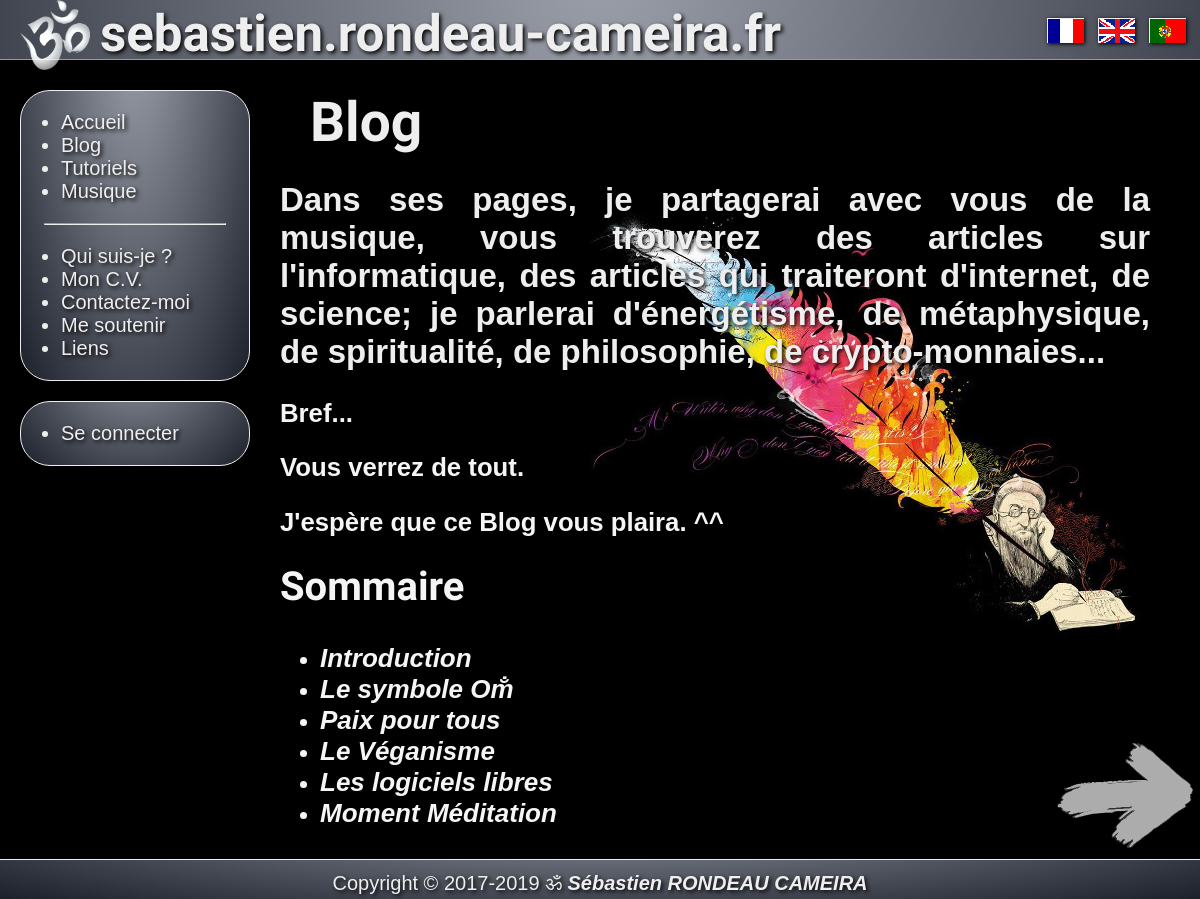
Screenshot of /?page=blog with the database file from the repository.
### tables this page shows
CREATE TABLE IF NOT EXISTS `site_fr` (
`id` int(11) NOT NULL,
  `slug` varchar(10) NOT NULL,
  `title` varchar(50) NOT NULL,
  `text` longtext NOT NULL
);

CREATE TABLE IF NOT EXISTS `blog` (
`id` int(11) NOT NULL,
  `date` timestamp NOT NULL DEFAULT CURRENT_TIMESTAMP,
  `title` varchar(255) NOT NULL,
  `text` longtext NOT NULL
);

### public_html/index.php (called while the page is built, shortened)
<?php
    require('includes/inc_gestion_lang.php');
    require('includes/inc_db_connexion.php');
    require('includes/inc_gestion_cookie.php');
    if($lang == 'fr') {
        $req = $pdo->prepare("SELECT * FROM site_fr WHERE slug = :slug");
    } elseif($lang == 'en') {
        $req = $pdo->prepare("SELECT * FROM site_en WHERE slug = :slug");
    } elseif($lang == 'pt') {
        $req = $pdo->prepare("SELECT * FROM site_pt WHERE slug = :slug");
    }
    if (!empty($_GET['page'])) {
        $slug = $_GET['page'];
    }
    else {
        $slug = "home";
        $og_type = "website";
    }
    $req->execute(['slug' => $slug]);
    $page = $req->fetch();
    $title = $page->title;
    $text = $page->text;
    require('includes/inc_head.php');
    require('includes/inc_header.php');
    require('includes/inc_block_menu.php');
    require('includes/inc_page_'.$slug.'.php');
    require('includes/inc_footer.php');

### public_html/includes/inc_gestion_lang.php (called while the page is built, shortened)
<?php
    if(isset($_SESSION['lang'])) {
        if($_SESSION['lang'] == 'en') {
            $_SESSION['lang'] = 'en';
            $lang = "en";
        } elseif($_SESSION['lang'] == 'pt') {
            $_SESSION['lang'] = 'pt';
            $lang = "pt";
        } else {
            $_SESSION['lang'] = "fr";
            $lang = "fr";
        }
    } else {
        $lang = "fr";
    }

### public_html/includes/inc_page_blog.php (the view)
        <article>
            <div class="title"><?php echo $title; ?></div>
            <div class="article">
                <div class="blog">
<?php echo $text; ?>
<?php
        $select = $pdo->query("SELECT id, title FROM blog");
        $pages  = $select->fetchAll();
?>
                    <h1>Sommaire</h1>
                    <ul>
<?php foreach($pages as $page) { ?>
                        <li><a href="/blog/?page=<?php echo $page->id; ?>"><?php echo $page->title; ?></a></li>
<?php } ?>
                    </ul>
                </div>
            </div>
            <div id="fleche-droite"><a href="/blog/"><img src="/images/pixel.gif" alt="Page Suivante"></a></div>
        </article>

### public_html/includes/inc_head.php (shortened to what this page needs)
<!DOCTYPE html>
<html lang="<?php echo($lang); ?>">
<head>
    <link rel="stylesheet" href="/css/style.css">
</head>

### public_html/includes/inc_header.php
<body>
    <header>
        <a href="/">
            <img src="/images/aum_blanc.png" alt="Logo" id="logo-img">
            <h1 id="logo-txt">sebastien.rondeau-cameira.fr</h1>
        </a>
        <div id="barre-lang">
            <form method="POST">
                <input type="submit" name="lang" id="flag-fr" value="fr"> -
                <input type="submit" name="lang" id="flag-en" value="en"> -
                <input type="submit" name="lang" id="flag-pt" value="pt">
            </form>
        </div>
    </header>

### public_html/includes/inc_block_menu.php
<?php
    if($lang == 'fr') {
        require('inc_menu_fr.php');
    } elseif($lang == 'en') {
        require('inc_menu_en.php');
    } elseif($lang == 'pt') {
        require('inc_menu_pt.php');
    }

### public_html/includes/inc_menu_fr.php (shortened to what this page needs)
        <div class="menu">
            <div id="hamburger">
                <div id="hamburger-content">
                    <nav>
                        <ul>
                            <li><a href="/">Accueil</a></li>
                            <li><a href="/?page=blog">Blog</a></li>
                            <li><a href="/?page=tutos">Tutoriels</a></li>
                            <li><a href="/?page=music">Musique</a></li>
                        </ul>
                        <hr>
                        <ul>
                            <li><a href="/?page=about">Qui suis-je ?</a></li>
                            <li><a href="/?page=cv">Mon C.V.</a></li>
                            <li><a href="/?page=contact">Contactez-moi</a></li>
                            <li><a href="/?page=donations">Me soutenir</a></li>
                            <li><a href="/?page=links">Liens</a></li>
                        </ul>
                    </nav>
                    <nav>
                        <ul>
<?php if(isset($_SESSION['auth'])): ?>
<?php
        if($_SESSION['auth']->is_vip == TRUE) {
?>
                            <li><a href="/?page=diary">Journal</a></li>
<?php
        }
?>
                            <li><a href="/?page=account">Mon compte</a></li>
                            <li><a href="/?page=logout">Se déconnecter</a></li>
<?php else: ?>
                            <li><a href="/?page=login">Se connecter</a></li>
<?php endif; ?>
                        </ul>
                    </nav>
                </div>
            </div>
        </div>

### public_html/includes/inc_footer.php
    <footer>
        <p>
            Copyright © 2017-<?php echo date('Y'); ?> ॐ
            <a href="/?page=about">Sébastien RONDEAU CAMEIRA</a>
        </p>
    </footer>
</body>
</html>

### public_html/css/style.css (style rules this page uses)
:root { --blue: #3c3d76; --dark: #000000; --light: #eeeeee; --font-title: 'Tangerine', serif; --font-default: "Trebuchet MS", "Arial", "Lucida grande", "Bitstream Charter", "Liberation sans", "FreeSans", sans-serif; }
* { box-sizing: border-box; }
body { margin: 0 auto; padding-top: 70px; background-repeat: no-repeat; background-attachment: fixed; background-position: top; background-size: 100%; background-color: var(--dark); font-family: var(--font-default); }
a, a:visited { color: var(--light); text-decoration: none; text-shadow: 2px 2px 4px var(--dark); }
article { float: left; padding: 20px; margin-left: 260px; margin-right: 30px; }
footer { font-size: 20px; position: fixed; bottom: 0px; width: 100%; height: 40px; color: var(--light); border-top: 1px solid; border-color: var(--light); background-size: 100%; background-image: radial-gradient(ellipse at center -60px, #9da1ac 0%,#1c202a 100%); text-shadow: 2px 2px 4px var(--dark); text-align: center; }
footer a, a:visited { color: var(--light); font-weight: bold; font-style: italic; text-shadow: 2px 2px 4px var(--dark); }
footer p { margin: 0; margin-top: 12px; vertical-align: middle; }
h1 { font-family: var(--font-title); font-size: 40px; top: 0; left: 0; margin-top: 0; padding-top: 0; }
h2 { color: var(--light); }
header { width: 100%; height: 60px; padding: 5px; position: fixed; top: 0px; text-align: center; vertical-align: middle; color: var(--light); border: 0px; border-bottom: 1px solid; border-color: var(--light); border-style: outset; background-repeat: no-repeat; background-attachment: fixed; background-position: top; background-size: 100%; background-image: radial-gradient(ellipse at center -60px, #9da1ac 0%,#1c202a 100%); box-shadow: 5px 5px 7px var(--dark); }
input[type="submit"] { background-color: var(--light); color: #4d4d4d; font-size: 22px; border: 2px solid; border-style: outset; cursor: pointer; }
nav { color: var(--light); border: 1px solid; border-style: outset; border-radius: 30px; border-color: var(--light); background-size: 100%; background-image: radial-gradient(ellipse at center -60px, #9da1ac 0%,#1c202a 100%); text-shadow: 2px 2px 4px var(--dark); box-shadow: 5px 5px 7px var(--dark); margin-left: 20px; margin-top: 20px; border: 1px solid; font-size: 20px; text-shadow: 2px 2px 4px var(--dark); }
nav hr { width: 80%; }
nav a, nav a:visited { color: var(--light); font-size: 20px; }
#logo-txt { position: absolute; top: 4px; left: 100px; font-family: 'Tangerine', serif; font-size: 51px; color: var(--light); text-shadow: 2px 2px 4px black; }
#barre-lang { position: fixed; top: 18px; right: 14px; text-align: right; color: transparent; }
#flag-fr { background-image: url('/images/flags/drap_fr.gif'); background-repeat: no-repeat; box-shadow: 1px 1px 4px var(--dark); width: 37px; height:25px; color: transparent; border: 1px solid; }
#flag-en { background-image: url('/images/flags/drap_en.gif'); background-repeat: no-repeat; box-shadow: 1px 1px 4px var(--dark); width: 37px; height:25px; color: transparent; border: 1px solid; }
#flag-pt { background-image: url('/images/flags/drap_pt.gif'); background-repeat: no-repeat; box-shadow: 1px 1px 4px var(--dark); width: 37px; height:25px; color: transparent; border: 1px solid; }
#logo-img { position: absolute; top: 0px; left: 20px; width: 70px; height: 70px; }
#fleche-droite { position: fixed; bottom: 20px; right: 0px; background-image: url('/images/fleche-droite.png'); background-repeat: no-repeat; }
#fleche-droite img { width: 150px; height: 150px; }
.menu { position: fixed; width: 250px; }
.blog { background-image: url('/images/write.jpg'); background-repeat: no-repeat; background-position: right top; }
.title { text-align: left; margin-left: 30px; color: var(--light); font-family: var(--font-title); font-size: 55px; font-weight: bold; text-shadow: 2px 2px 4px var(--dark); }
.article { margin-bottom: 50px; color: whitesmoke; font-size: 22px; text-align: justify; text-shadow: 2px 2px 4px var(--dark); }
.article a, a:visited { color: whitesmoke; font-weight: bold; font-style: italic; font-size: 26px; }
#hamburger, #hamburger-content { display: inline; }

### rows the page displays
site_fr: title "Blog", text "Dans ses pages, je partagerai avec vous de la musique, vous trouverez des articles sur l'informatique, des articles qui traiteront d'internet, de science; je parlerai d'énergétisme, de métaphysique, de spiritualité, de philosophie, de crypto-monnaies... Bref... Vous verrez de tout. J'espère que ce Blog vous plaira. ^^"
blog: title "Introduction"
blog: title "Le symbole Om̐"
blog: title "Paix pour tous"
blog: title "Le Véganisme"
blog: title "Les logiciels libres"
blog: title "Moment Méditation"
